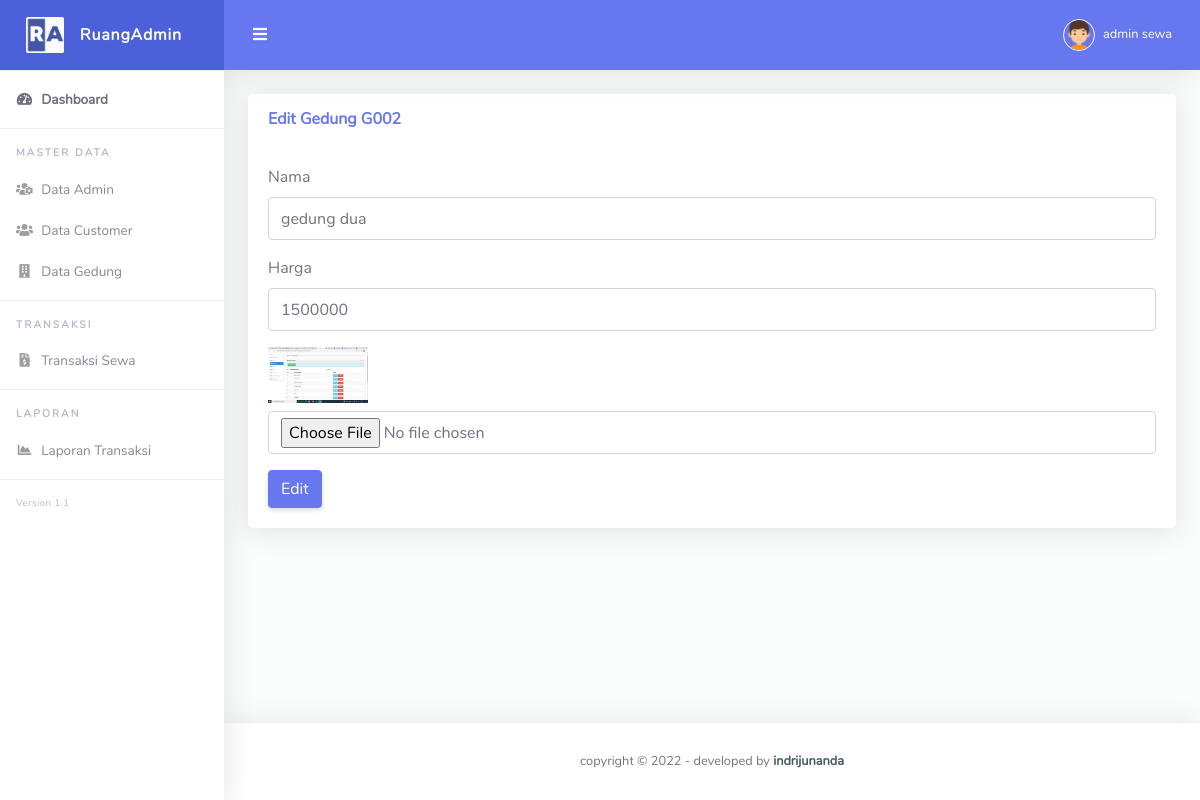
Screenshot of /admin/edit_gedung.php?id=G002 (signed in) with the database file from the repository.
### tables this page shows
CREATE TABLE `gedung` (
  `id_gedung` varchar(11) NOT NULL,
  `nama_gedung` varchar(50) NOT NULL,
  `harga` int(11) NOT NULL,
  `foto` text NOT NULL,
  `sts` varchar(11) NOT NULL
);

### admin/edit_gedung.php (the view, shortened to what this page needs)
<?php
if ($_SESSION['level'] != 'admin') {
    header('location: ../index.php');
} else {
    require('../koneksi.php');
    include('../template/header.php');
    $id = $_GET['id'];
    $query = mysqli_query($koneksi, "SELECT * FROM gedung WHERE id_gedung = '$id'");
    $data = mysqli_fetch_array($query);
?>
    <div class="container-fluid" id="container-fluid">
        <div class="row">
            <div class="col-lg-12">
                <div class="card mb-4">
                    <div class="card-header py-3 d-flex flex-row align-items-center justify-content-between">
                        <h6 class="m-0 font-weight-bold text-primary">Edit Gedung <?php echo $data['id_gedung'] ?></h6>
                    </div>
                    <div class="card-body">
                        <form action="update_gedung.php?id=<?php echo $data['id_gedung'] ?>" method="post" enctype="multipart/form-data">
                            <div class="form-group">
                                <label for="nama">Nama</label>
                                <input type="txt" class="form-control" id="nama" name="nama" value="<?php echo $data['nama_gedung'] ?>" placeholder="Enter nama">
                            </div>
                            <div class="form-group">
                                <label for="harga">Harga</label>
                                <input type="number" class="form-control" id="harga" name="harga" value="<?php echo $data['harga'] ?>" placeholder="Enter harga">
                            </div>
                            <div class="form-group">
                                <label for="foto">
                                    <img src="../img/<?php echo $data['foto'] ?>" alt="img" width="100px">
                                </label>
                                <input type="file" class="form-control" name="foto" id="foto" required>
                            </div>
                            <button type="submit" name="edit" class="btn btn-primary">Edit</button>
                        </form>
                    </div>
                </div>
            </div>
        </div>
    </div>
<?php include('../template/footer.php');
} ?>

### rows the page displays
gedung: id_gedung "G002", nama "gedung dua", harga "1500000", foto (picture)

### other values shown
$_SESSION['nama'] "admin sewa"
